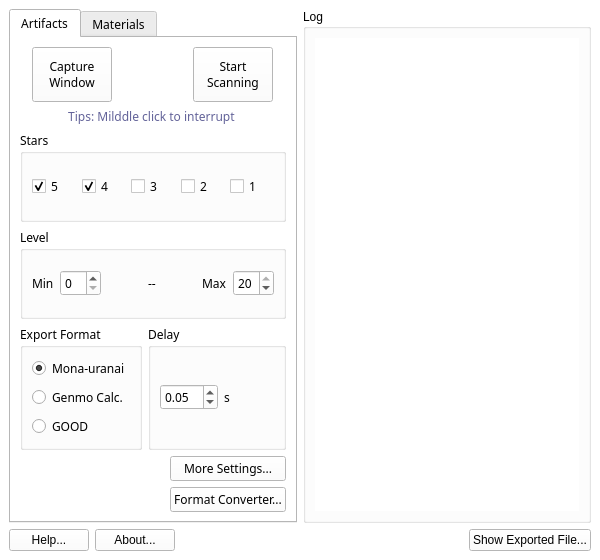
<?xml version="1.0" encoding="UTF-8"?>
<ui version="4.0">
 <class>MainWindow</class>
 <widget class="QMainWindow" name="MainWindow">
  <property name="geometry">
   <rect>
    <x>0</x>
    <y>0</y>
    <width>600</width>
    <height>560</height>
   </rect>
  </property>
  <property name="palette">
   <palette>
    <active>
     <colorrole role="Button">
      <brush brushstyle="SolidPattern">
       <color alpha="255">
        <red>255</red>
        <green>255</green>
        <blue>255</blue>
       </color>
      </brush>
     </colorrole>
     <colorrole role="Base">
      <brush brushstyle="SolidPattern">
       <color alpha="255">
        <red>255</red>
        <green>255</green>
        <blue>255</blue>
       </color>
      </brush>
     </colorrole>
     <colorrole role="Window">
      <brush brushstyle="SolidPattern">
       <color alpha="255">
        <red>255</red>
        <green>255</green>
        <blue>255</blue>
       </color>
      </brush>
     </colorrole>
    </active>
    <inactive>
     <colorrole role="Button">
      <brush brushstyle="SolidPattern">
       <color alpha="255">
        <red>255</red>
        <green>255</green>
        <blue>255</blue>
       </color>
      </brush>
     </colorrole>
     <colorrole role="Base">
      <brush brushstyle="SolidPattern">
       <color alpha="255">
        <red>255</red>
        <green>255</green>
        <blue>255</blue>
       </color>
      </brush>
     </colorrole>
     <colorrole role="Window">
      <brush brushstyle="SolidPattern">
       <color alpha="255">
        <red>255</red>
        <green>255</green>
        <blue>255</blue>
       </color>
      </brush>
     </colorrole>
    </inactive>
    <disabled>
     <colorrole role="Button">
      <brush brushstyle="SolidPattern">
       <color alpha="255">
        <red>255</red>
        <green>255</green>
        <blue>255</blue>
       </color>
      </brush>
     </colorrole>
     <colorrole role="Base">
      <brush brushstyle="SolidPattern">
       <color alpha="255">
        <red>255</red>
        <green>255</green>
        <blue>255</blue>
       </color>
      </brush>
     </colorrole>
     <colorrole role="Window">
      <brush brushstyle="SolidPattern">
       <color alpha="255">
        <red>255</red>
        <green>255</green>
        <blue>255</blue>
       </color>
      </brush>
     </colorrole>
    </disabled>
   </palette>
  </property>
  <property name="windowTitle">
   <string>天目--Amenoma</string>
  </property>
  <property name="autoFillBackground">
   <bool>false</bool>
  </property>
  <property name="styleSheet">
   <string notr="true">font: 9pt &quot;汉仪文黑-85W&quot;;</string>
  </property>
  <property name="tabShape">
   <enum>QTabWidget::Rounded</enum>
  </property>
  <widget class="QWidget" name="centralwidget">
   <layout class="QGridLayout" name="gridLayout">
    <item row="0" column="0">
     <layout class="QHBoxLayout" name="horizontalLayout_2">
      <item>
       <widget class="QTabWidget" name="tabWidget">
        <property name="font">
         <font>
          <family>汉仪文黑-85W</family>
          <pointsize>9</pointsize>
          <weight>50</weight>
          <italic>false</italic>
          <bold>false</bold>
         </font>
        </property>
        <property name="styleSheet">
         <string notr="true">font: 9pt &quot;汉仪文黑-85W&quot;;</string>
        </property>
        <property name="currentIndex">
         <number>0</number>
        </property>
        <widget class="QWidget" name="tab">
         <attribute name="title">
          <string>Artifacts</string>
         </attribute>
         <layout class="QVBoxLayout" name="verticalLayout_8">
          <item>
           <layout class="QVBoxLayout" name="verticalLayout_2">
            <item>
             <layout class="QHBoxLayout" name="horizontalLayout_3">
              <item>
               <widget class="QPushButton" name="pushButton_2">
                <property name="sizePolicy">
                 <sizepolicy hsizetype="Fixed" vsizetype="Maximum">
                  <horstretch>0</horstretch>
                  <verstretch>0</verstretch>
                 </sizepolicy>
                </property>
                <property name="minimumSize">
                 <size>
                  <width>0</width>
                  <height>55</height>
                 </size>
                </property>
                <property name="maximumSize">
                 <size>
                  <width>16777215</width>
                  <height>55</height>
                 </size>
                </property>
                <property name="font">
                 <font>
                  <family>汉仪文黑-85W</family>
                  <pointsize>9</pointsize>
                  <weight>50</weight>
                  <italic>false</italic>
                  <bold>false</bold>
                 </font>
                </property>
                <property name="text">
                 <string>Capture
Window</string>
                </property>
               </widget>
              </item>
              <item>
               <widget class="QLabel" name="label">
                <property name="sizePolicy">
                 <sizepolicy hsizetype="Fixed" vsizetype="Ignored">
                  <horstretch>0</horstretch>
                  <verstretch>0</verstretch>
                 </sizepolicy>
                </property>
                <property name="minimumSize">
                 <size>
                  <width>45</width>
                  <height>45</height>
                 </size>
                </property>
                <property name="maximumSize">
                 <size>
                  <width>45</width>
                  <height>45</height>
                 </size>
                </property>
                <property name="text">
                 <string/>
                </property>
                <property name="pixmap">
                 <pixmap resource="Amenoma.qrc">:/rcc/rcc/ok.png</pixmap>
                </property>
               </widget>
              </item>
              <item>
               <widget class="QPushButton" name="pushButton">
                <property name="sizePolicy">
                 <sizepolicy hsizetype="Fixed" vsizetype="Maximum">
                  <horstretch>0</horstretch>
                  <verstretch>0</verstretch>
                 </sizepolicy>
                </property>
                <property name="minimumSize">
                 <size>
                  <width>0</width>
                  <height>55</height>
                 </size>
                </property>
                <property name="font">
                 <font>
                  <family>汉仪文黑-85W</family>
                  <pointsize>9</pointsize>
                  <weight>50</weight>
                  <italic>false</italic>
                  <bold>false</bold>
                 </font>
                </property>
                <property name="text">
                 <string>Start
Scanning</string>
                </property>
               </widget>
              </item>
             </layout>
            </item>
            <item>
             <widget class="QLabel" name="label_9">
              <property name="sizePolicy">
               <sizepolicy hsizetype="Preferred" vsizetype="Fixed">
                <horstretch>0</horstretch>
                <verstretch>0</verstretch>
               </sizepolicy>
              </property>
              <property name="text">
               <string>&lt;html&gt;&lt;head/&gt;&lt;body&gt;&lt;p align=&quot;center&quot;&gt;&lt;span style=&quot; color:#636399;&quot;&gt;Tips: Milddle click to interrupt &lt;/span&gt;&lt;/p&gt;&lt;/body&gt;&lt;/html&gt;</string>
              </property>
              <property name="textFormat">
               <enum>Qt::RichText</enum>
              </property>
             </widget>
            </item>
           </layout>
          </item>
          <item>
           <widget class="QGroupBox" name="groupBox_2">
            <property name="toolTip">
             <string>Filter the Artifacts by Stars</string>
            </property>
            <property name="title">
             <string>Stars</string>
            </property>
            <layout class="QHBoxLayout" name="horizontalLayout_4">
             <item>
              <widget class="QCheckBox" name="checkBox">
               <property name="text">
                <string>5</string>
               </property>
               <property name="checked">
                <bool>true</bool>
               </property>
              </widget>
             </item>
             <item>
              <widget class="QCheckBox" name="checkBox_2">
               <property name="text">
                <string>4</string>
               </property>
               <property name="checked">
                <bool>true</bool>
               </property>
               <property name="tristate">
                <bool>false</bool>
               </property>
              </widget>
             </item>
             <item>
              <widget class="QCheckBox" name="checkBox_3">
               <property name="text">
                <string>3</string>
               </property>
               <property name="checked">
                <bool>false</bool>
               </property>
              </widget>
             </item>
             <item>
              <widget class="QCheckBox" name="checkBox_4">
               <property name="text">
                <string>2</string>
               </property>
               <property name="checked">
                <bool>false</bool>
               </property>
              </widget>
             </item>
             <item>
              <widget class="QCheckBox" name="checkBox_5">
               <property name="text">
                <string>1</string>
               </property>
               <property name="checked">
                <bool>false</bool>
               </property>
              </widget>
             </item>
            </layout>
           </widget>
          </item>
          <item>
           <widget class="QGroupBox" name="groupBox_3">
            <property name="toolTip">
             <string>Filter the Artifacts by Level</string>
            </property>
            <property name="title">
             <string>Level</string>
            </property>
            <layout class="QHBoxLayout" name="horizontalLayout_7">
             <item>
              <layout class="QHBoxLayout" name="horizontalLayout_6">
               <item>
                <widget class="QLabel" name="label_2">
                 <property name="text">
                  <string>Min</string>
                 </property>
                </widget>
               </item>
               <item>
                <widget class="QSpinBox" name="spinBox">
                 <property name="maximum">
                  <number>20</number>
                 </property>
                </widget>
               </item>
              </layout>
             </item>
             <item>
              <spacer name="horizontalSpacer">
               <property name="orientation">
                <enum>Qt::Horizontal</enum>
               </property>
               <property name="sizeHint" stdset="0">
                <size>
                 <width>40</width>
                 <height>20</height>
                </size>
               </property>
              </spacer>
             </item>
             <item>
              <widget class="QLabel" name="label_5">
               <property name="text">
                <string>--</string>
               </property>
              </widget>
             </item>
             <item>
              <spacer name="horizontalSpacer_4">
               <property name="orientation">
                <enum>Qt::Horizontal</enum>
               </property>
               <property name="sizeHint" stdset="0">
                <size>
                 <width>40</width>
                 <height>20</height>
                </size>
               </property>
              </spacer>
             </item>
             <item>
              <layout class="QHBoxLayout" name="horizontalLayout_5">
               <item>
                <widget class="QLabel" name="label_3">
                 <property name="text">
                  <string>Max</string>
                 </property>
                </widget>
               </item>
               <item>
                <widget class="QSpinBox" name="spinBox_2">
                 <property name="maximum">
                  <number>20</number>
                 </property>
                 <property name="value">
                  <number>20</number>
                 </property>
                </widget>
               </item>
              </layout>
             </item>
            </layout>
           </widget>
          </item>
          <item>
           <layout class="QHBoxLayout" name="horizontalLayout_9">
            <item>
             <widget class="QGroupBox" name="groupBox_4">
              <property name="title">
               <string>Export Format</string>
              </property>
              <layout class="QVBoxLayout" name="verticalLayout_3">
               <item>
                <widget class="QRadioButton" name="radioButton">
                 <property name="font">
                  <font>
                   <family>汉仪文黑-85W</family>
                   <pointsize>9</pointsize>
                   <weight>50</weight>
                   <italic>false</italic>
                   <bold>false</bold>
                  </font>
                 </property>
                 <property name="text">
                  <string>Mona-uranai</string>
                 </property>
                 <property name="checked">
                  <bool>true</bool>
                 </property>
                 <attribute name="buttonGroup">
                  <string notr="true">buttonGroup</string>
                 </attribute>
                </widget>
               </item>
               <item>
                <widget class="QRadioButton" name="radioButton_2">
                 <property name="text">
                  <string>Genmo Calc.</string>
                 </property>
                 <attribute name="buttonGroup">
                  <string notr="true">buttonGroup</string>
                 </attribute>
                </widget>
               </item>
               <item>
                <widget class="QRadioButton" name="radioButton_3">
                 <property name="text">
                  <string>GOOD</string>
                 </property>
                 <attribute name="buttonGroup">
                  <string notr="true">buttonGroup</string>
                 </attribute>
                </widget>
               </item>
              </layout>
             </widget>
            </item>
            <item>
             <widget class="QGroupBox" name="groupBox_5">
              <property name="toolTip">
               <string>Delay between recognition.(turn it up moderately if fails sometimes.)</string>
              </property>
              <property name="title">
               <string>Delay</string>
              </property>
              <layout class="QHBoxLayout" name="horizontalLayout">
               <item>
                <widget class="QDoubleSpinBox" name="doubleSpinBox">
                 <property name="singleStep">
                  <double>0.050000000000000</double>
                 </property>
                 <property name="value">
                  <double>0.050000000000000</double>
                 </property>
                </widget>
               </item>
               <item>
                <widget class="QLabel" name="label_4">
                 <property name="text">
                  <string>s</string>
                 </property>
                </widget>
               </item>
               <item>
                <spacer name="horizontalSpacer_2">
                 <property name="orientation">
                  <enum>Qt::Horizontal</enum>
                 </property>
                 <property name="sizeHint" stdset="0">
                  <size>
                   <width>40</width>
                   <height>20</height>
                  </size>
                 </property>
                </spacer>
               </item>
              </layout>
             </widget>
            </item>
           </layout>
          </item>
          <item>
           <layout class="QHBoxLayout" name="horizontalLayout_10">
            <item>
             <spacer name="horizontalSpacer_5">
              <property name="orientation">
               <enum>Qt::Horizontal</enum>
              </property>
              <property name="sizeHint" stdset="0">
               <size>
                <width>40</width>
                <height>20</height>
               </size>
              </property>
             </spacer>
            </item>
            <item>
             <layout class="QVBoxLayout" name="verticalLayout_6">
              <item>
               <widget class="QPushButton" name="pushButton_5">
                <property name="text">
                 <string>More Settings...</string>
                </property>
               </widget>
              </item>
              <item>
               <widget class="QPushButton" name="pushButton_9">
                <property name="text">
                 <string>Format Converter...</string>
                </property>
               </widget>
              </item>
             </layout>
            </item>
           </layout>
          </item>
         </layout>
        </widget>
        <widget class="QWidget" name="tab_2">
         <attribute name="title">
          <string>Materials</string>
         </attribute>
         <layout class="QVBoxLayout" name="verticalLayout_7">
          <item>
           <layout class="QVBoxLayout" name="verticalLayout_5">
            <item>
             <layout class="QHBoxLayout" name="horizontalLayout_11">
              <item>
               <widget class="QPushButton" name="pushButton_7">
                <property name="sizePolicy">
                 <sizepolicy hsizetype="Fixed" vsizetype="Maximum">
                  <horstretch>0</horstretch>
                  <verstretch>0</verstretch>
                 </sizepolicy>
                </property>
                <property name="minimumSize">
                 <size>
                  <width>0</width>
                  <height>55</height>
                 </size>
                </property>
                <property name="maximumSize">
                 <size>
                  <width>16777215</width>
                  <height>55</height>
                 </size>
                </property>
                <property name="font">
                 <font>
                  <family>汉仪文黑-85W</family>
                  <pointsize>9</pointsize>
                  <weight>50</weight>
                  <italic>false</italic>
                  <bold>false</bold>
                 </font>
                </property>
                <property name="text">
                 <string>Capture
Window</string>
                </property>
               </widget>
              </item>
              <item>
               <widget class="QLabel" name="label_6">
                <property name="sizePolicy">
                 <sizepolicy hsizetype="Fixed" vsizetype="Ignored">
                  <horstretch>0</horstretch>
                  <verstretch>0</verstretch>
                 </sizepolicy>
                </property>
                <property name="minimumSize">
                 <size>
                  <width>45</width>
                  <height>45</height>
                 </size>
                </property>
                <property name="maximumSize">
                 <size>
                  <width>45</width>
                  <height>45</height>
                 </size>
                </property>
                <property name="text">
                 <string/>
                </property>
                <property name="pixmap">
                 <pixmap resource="Amenoma.qrc">:/rcc/rcc/ok.png</pixmap>
                </property>
               </widget>
              </item>
              <item>
               <widget class="QPushButton" name="pushButton_8">
                <property name="sizePolicy">
                 <sizepolicy hsizetype="Fixed" vsizetype="Maximum">
                  <horstretch>0</horstretch>
                  <verstretch>0</verstretch>
                 </sizepolicy>
                </property>
                <property name="minimumSize">
                 <size>
                  <width>0</width>
                  <height>55</height>
                 </size>
                </property>
                <property name="font">
                 <font>
                  <family>汉仪文黑-85W</family>
                  <pointsize>9</pointsize>
                  <weight>50</weight>
                  <italic>false</italic>
                  <bold>false</bold>
                 </font>
                </property>
                <property name="text">
                 <string>Start
Scanning</string>
                </property>
               </widget>
              </item>
             </layout>
            </item>
            <item>
             <widget class="QLabel" name="label_10">
              <property name="sizePolicy">
               <sizepolicy hsizetype="Preferred" vsizetype="Fixed">
                <horstretch>0</horstretch>
                <verstretch>0</verstretch>
               </sizepolicy>
              </property>
              <property name="text">
               <string>&lt;html&gt;&lt;head/&gt;&lt;body&gt;&lt;p align=&quot;center&quot;&gt;&lt;span style=&quot; color:#aa0000;&quot;&gt;Tips: Milddle click to interrupt &lt;/span&gt;&lt;/p&gt;&lt;/body&gt;&lt;/html&gt;</string>
              </property>
              <property name="textFormat">
               <enum>Qt::RichText</enum>
              </property>
             </widget>
            </item>
           </layout>
          </item>
          <item>
           <widget class="QGroupBox" name="groupBox_6">
            <property name="title">
             <string>Options</string>
            </property>
            <layout class="QHBoxLayout" name="horizontalLayout_12">
             <property name="leftMargin">
              <number>11</number>
             </property>
             <property name="rightMargin">
              <number>11</number>
             </property>
             <item>
              <layout class="QVBoxLayout" name="verticalLayout_4">
               <item>
                <widget class="QCheckBox" name="checkBox_6">
                 <property name="text">
                  <string>Character Development Items</string>
                 </property>
                 <property name="checked">
                  <bool>true</bool>
                 </property>
                </widget>
               </item>
               <item>
                <widget class="QCheckBox" name="checkBox_7">
                 <property name="text">
                  <string>Materials</string>
                 </property>
                 <property name="checked">
                  <bool>true</bool>
                 </property>
                </widget>
               </item>
              </layout>
             </item>
            </layout>
           </widget>
          </item>
          <item>
           <layout class="QHBoxLayout" name="horizontalLayout_13">
            <item>
             <widget class="QGroupBox" name="groupBox_7">
              <property name="title">
               <string>Export Format</string>
              </property>
              <layout class="QHBoxLayout" name="horizontalLayout_14">
               <property name="leftMargin">
                <number>20</number>
               </property>
               <property name="topMargin">
                <number>15</number>
               </property>
               <property name="rightMargin">
                <number>15</number>
               </property>
               <property name="bottomMargin">
                <number>15</number>
               </property>
               <item>
                <widget class="QRadioButton" name="radioButton_4">
                 <property name="text">
                  <string>GOOD</string>
                 </property>
                 <property name="checked">
                  <bool>true</bool>
                 </property>
                </widget>
               </item>
              </layout>
             </widget>
            </item>
            <item>
             <widget class="QGroupBox" name="groupBox_9">
              <property name="toolTip">
               <string>&lt;html&gt;&lt;head/&gt;&lt;body&gt;&lt;p&gt;在两次识别之间的延迟(如果识别失败可适当调大)&lt;/p&gt;&lt;/body&gt;&lt;/html&gt;</string>
              </property>
              <property name="title">
               <string>Delay</string>
              </property>
              <layout class="QHBoxLayout" name="horizontalLayout_15">
               <item>
                <widget class="QDoubleSpinBox" name="doubleSpinBox_2">
                 <property name="singleStep">
                  <double>0.050000000000000</double>
                 </property>
                 <property name="value">
                  <double>0.050000000000000</double>
                 </property>
                </widget>
               </item>
               <item>
                <widget class="QLabel" name="label_8">
                 <property name="text">
                  <string>s</string>
                 </property>
                </widget>
               </item>
               <item>
                <spacer name="horizontalSpacer_6">
                 <property name="orientation">
                  <enum>Qt::Horizontal</enum>
                 </property>
                 <property name="sizeHint" stdset="0">
                  <size>
                   <width>40</width>
                   <height>20</height>
                  </size>
                 </property>
                </spacer>
               </item>
              </layout>
             </widget>
            </item>
           </layout>
          </item>
          <item>
           <widget class="QGroupBox" name="groupBox_8">
            <property name="title">
             <string>Supported Websites</string>
            </property>
            <layout class="QHBoxLayout" name="horizontalLayout_16">
             <item>
              <widget class="QLabel" name="label_7">
               <property name="text">
                <string>&lt;html&gt;&lt;head/&gt;&lt;body&gt;&lt;p&gt;&lt;span style=&quot; text-decoration: underline; color:#0000ff;&quot;&gt;
&lt;ul&gt;
&lt;li&gt;&lt;a href=&quot;https://seelie.inmagi.com&quot;&gt;seelie&lt;/a&gt;&lt;/li&gt;
&lt;li&gt;&lt;a href=&quot;https://genshin-center.com&quot;&gt;Genshin Center&lt;/a&gt;&lt;/li&gt;
&lt;/ul&gt;
&lt;/span&gt;&lt;/a&gt;&lt;/p&gt;&lt;/body&gt;&lt;/html&gt;</string>
               </property>
              </widget>
             </item>
            </layout>
           </widget>
          </item>
         </layout>
        </widget>
       </widget>
      </item>
      <item>
       <widget class="QGroupBox" name="groupBox">
        <property name="title">
         <string>Log</string>
        </property>
        <layout class="QVBoxLayout" name="verticalLayout">
         <item>
          <widget class="QTextBrowser" name="textBrowser_3">
           <property name="minimumSize">
            <size>
             <width>200</width>
             <height>0</height>
            </size>
           </property>
           <property name="frameShape">
            <enum>QFrame::NoFrame</enum>
           </property>
          </widget>
         </item>
        </layout>
       </widget>
      </item>
     </layout>
    </item>
    <item row="1" column="0">
     <layout class="QHBoxLayout" name="horizontalLayout_8">
      <item>
       <widget class="QPushButton" name="pushButton_3">
        <property name="text">
         <string>Help...</string>
        </property>
       </widget>
      </item>
      <item>
       <widget class="QPushButton" name="pushButton_6">
        <property name="text">
         <string>About...</string>
        </property>
       </widget>
      </item>
      <item>
       <spacer name="horizontalSpacer_3">
        <property name="orientation">
         <enum>Qt::Horizontal</enum>
        </property>
        <property name="sizeHint" stdset="0">
         <size>
          <width>40</width>
          <height>20</height>
         </size>
        </property>
       </spacer>
      </item>
      <item>
       <widget class="QPushButton" name="pushButton_4">
        <property name="text">
         <string>Show Exported File...</string>
        </property>
       </widget>
      </item>
     </layout>
    </item>
   </layout>
  </widget>
 </widget>
 <resources>
  <include location="Amenoma.qrc"/>
 </resources>
 <connections/>
 <buttongroups>
  <buttongroup name="buttonGroup"/>
 </buttongroups>
</ui>
